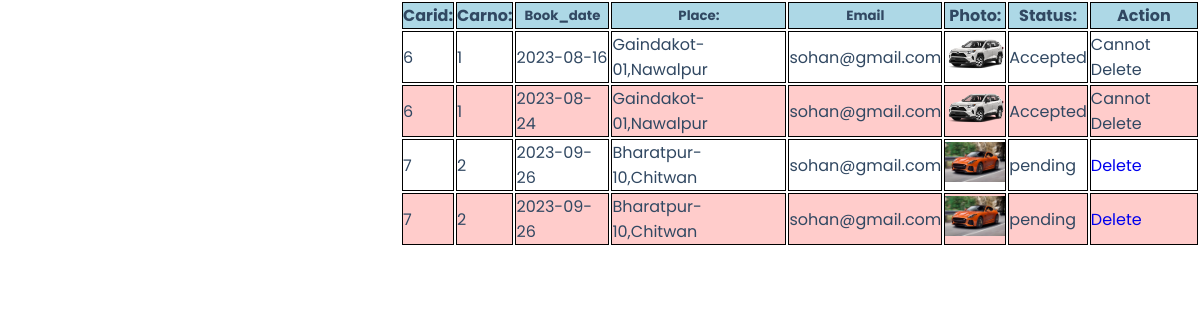
Page /user/car.php (signed in) on the committed database.
### tables this page shows
CREATE TABLE `book` (
  `book_id` int(11) NOT NULL,
  `user_id` int(50) NOT NULL,
  `id` int(30) NOT NULL,
  `book_date` varchar(100) NOT NULL,
  `book_status` varchar(40) NOT NULL
);

CREATE TABLE `car` (
  `id` int(30) NOT NULL,
  `no` varchar(200) NOT NULL,
  `name` varchar(300) NOT NULL,
  `price` varchar(100) NOT NULL,
  `place` varchar(200) NOT NULL,
  `image` varchar(100) NOT NULL,
  `book_status` int(1) NOT NULL
);

CREATE TABLE `signup` (
  `user_id` int(50) NOT NULL,
  `name` varchar(300) NOT NULL,
  `email` varchar(300) NOT NULL,
  `phone` varchar(50) NOT NULL,
  `password` varchar(300) NOT NULL,
  `date` varchar(100) NOT NULL,
  `image_path` varchar(200) NOT NULL
);

### user/car.php (the view, shortened to what this page needs)
<?php
$server = "localhost";
$username = "root";
$password = "";
$database = "myproject";
$user_id=$_SESSION['user_id'];
$con = mysqli_connect($server,$username,$password,$database);
$query = "SELECT b.*, d.*, r.*
          FROM book b
          JOIN signup d ON b.user_id = d.user_id
          JOIN car r ON b.id = r.id where b.user_id=$user_id";
$result = mysqli_query($con,$query);
?>
<!DOCTYPE html>
<html>
<head>
 <link rel="stylesheet" type="text/css" href="../style.css">
</head>
<body>
    <div class="user-container">
    <table class="user-div">
            <tr>
           <th><h4> Carid: </h4></th>
          <th> <h4>Carno: </h4></th>
          <th> <h5>Book_date </h5></th>
          <th> <h5>Place: </h5></th>
          <th> <h5>Email</h5></th>
          <th><h4>Photo:</h4></th>
          <th><h4>Status:</h4></th>
           <th>Action</a></th>
       </tr>
     <?php
    while($row = mysqli_fetch_assoc($result))
    {
    ?>
       <tr>
        <td><?php echo $row['id']; ?></td>
        <td><?php echo $row['no']; ?></td>
        <td><?php echo $row['book_date']; ?></td>
        <td><?php echo $row['place']; ?></td>
        <td><?php echo $row['email']; ?></td>
        <td><img src="../<?php echo $row['image']; ?>" alt="" style="width: 60px;height: 40px;"></td>
        <?php if($row['book_status']==0)
        {
            $status="pending";
        }
        elseif($row['book_status']==-1)
        {
            $status="Rejected";
        }
        else
        {
            $status="Accepted";
        }
        ?>
        <td><?php echo $status; ?></td>
        <?php
       if ($row['book_status']==-1||$row['book_status']==1)
        {
           $Action="Cannot Delete";
       }
       else
       {
         $Action='<a href="delete.php? book_id='. $row['book_id'].'& car_id= '. $row['id'] .'">Delete</a>';
       }
       ?>
      <td><?php echo $Action; ?></td>
       </tr>
   <?php }
   ?>
       </table>
</body>
</html>

### style.css (style rules this page uses)
* { font-family: "Poppins", sans-serif; margin: 0; padding: 0; box-sizing: border-box; scroll-behavior: smooth; scroll-padding-top: 3rem; list-style: none; text-decoration: none; }
:root { --main-color: #295f9d; --second-color: #192f6a; --text-color: #314862; --bg-color: #ffffff; --primary: #F77D0A; --box-shadow: 2px 2px 18px rgb(14 52 54 / 15%); }
img { width: 100%; }
body { color: var(--text-color); }

### user/car.php (style rules this page uses)
.user-div { margin-left: 50vh; }
tr th { border: 1px solid black; background-color: lightblue; text-decoration: none; }
tr td { border: 1px solid black; }
tr:nth-child(odd) { background-color: #FFCCCB; }

### rows in the picture
book: id "6", id.no "1", book_date "2023-08-16", id.place "Gaindakot-01,Nawalpur", user.email "sohan@gmail.com", id.image (picture), id.book_status "Accepted", id.book_status "Cannot Delete"
book: id "6", id.no "1", book_date "2023-08-24", id.place "Gaindakot-01,Nawalpur", user.email "sohan@gmail.com", id.image (picture), id.book_status "Accepted", id.book_status "Cannot Delete"
book: id "7", id.no "2", book_date "2023-09-26", id.place "Bharatpur-10,Chitwan", user.email "sohan@gmail.com", id.image (picture), id.book_status "pending"
book: id "7", id.no "2", book_date "2023-09-26", id.place "Bharatpur-10,Chitwan", user.email "sohan@gmail.com", id.image (picture), id.book_status "pending"
